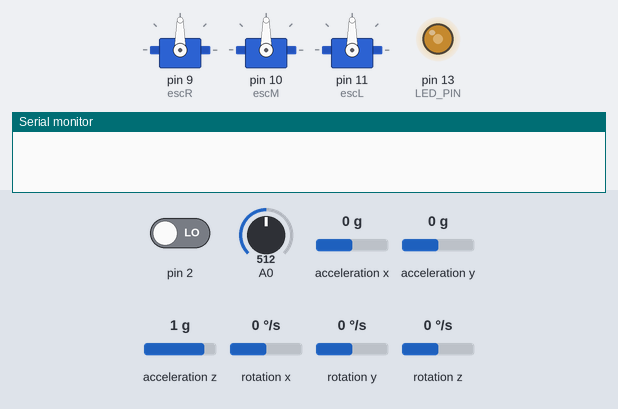
The sketch below on a simulated Arduino Uno, built with avr-gcc and run on an emulated ATmega328P. On the bench: 3 × servo, output pins drawn as LEDs (lit = HIGH), the last lines printed to the serial monitor. Dashed ring = blinking. Inputs (shaded band) come from the test bench; at power-on: acceleration z 1 g, acceleration x 0 g, pin 2 LOW, A0 = 512, acceleration y 0 g, rotation x 0 °/s, rotation y 0 °/s, rotation z 0 °/s. The sensor or clock chip raises its interrupt line as the real part does.

Above: at 2.8 s.
2.9 s: acceleration z set to 0.1 g
4.4 s: acceleration z set to -0.2 g
At 5.9 s:
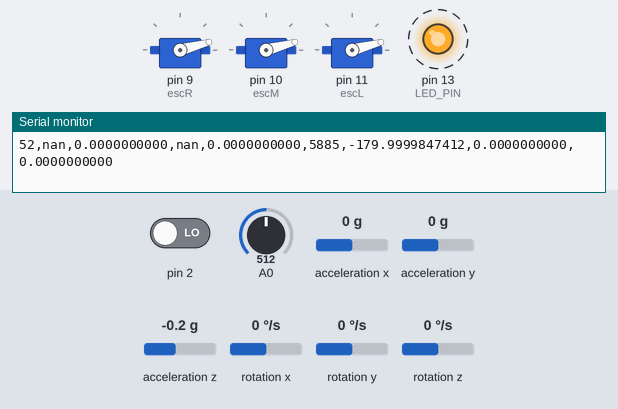
7.4 s: acceleration z set to 0 g
10.4 s: acceleration x set to -1.4 g
At 20.6 s:
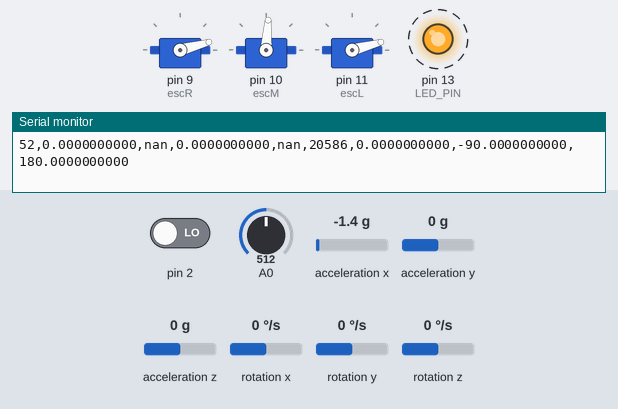
Timing chart, 0 to 21.5 s (numbered marks = the images above; inputs shaded):
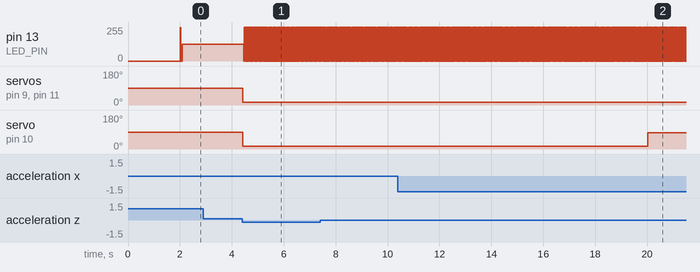

The sketch:

Trikop.ino
```cpp
#include <Servo.h>
#include <Wire.h>
#include <MPU6050_6Axis_MotionApps20.h>
#include <math.h>

Servo escR, escM, escL;
MPU6050 mpu;

#define MAX_SIGNAL 2100
#define MIN_SIGNAL 700

enum Motors { Left, Right, Middle };

#define LED_PIN 13

bool blinkState = false;

// MPU control/status vars
bool dmpReady = false;  // set true if DMP init was successful
uint8_t mpuIntStatus;   // holds actual interrupt status byte from MPU
uint8_t devStatus;      // return status after each device operation (0 = success, !0 = error)
uint16_t packetSize;    // expected DMP packet size (default is 42 bytes)
uint16_t fifoCount;     // count of all bytes currently in FIFO
uint8_t fifoBuffer[64]; // FIFO storage buffer

// orientation/motion vars
Quaternion q;           // [w, x, y, z]         quaternion container
VectorInt16 aa;         // [x, y, z]            accel sensor measurements
VectorInt16 aaReal;     // [x, y, z]            gravity-free accel sensor measurements
VectorInt16 aaWorld;    // [x, y, z]            world-frame accel sensor measurements
VectorFloat gravity;    // [x, y, z]            gravity vector
float euler[3];         // [psi, theta, phi]    Euler angle container
float ypr[3];           // [yaw, pitch, roll]   yaw/pitch/roll container and gravity vector

volatile bool mpuInterrupt = false;     // indicates whether MPU interrupt pin has gone high
void dmpDataReady() {
    mpuInterrupt = true;
}

double outPitch, outYaw, outRoll, lastPitch, lastRoll;
double calb_Pitch, calb_Yaw, calb_Roll;

double software_limit = 1;

double calcRollDrift = 0;
double calcPitchDrift = 0;

double coef = 2; //main
double coefRoll = 1.5;

int map_min = coef;
int map_max = 100 + coef;

int throttle, throttleL, throttleM, throttleR;

unsigned long time;
bool isReady = false;


void blinkLed()
{
    blinkState = !blinkState;
    digitalWrite(LED_PIN, blinkState);
}
void setup()
{
    Wire.begin();
    Serial.begin(115200);
    TWBR = 24;
    mpu.initialize();
    mpu.testConnection();
    delay(500);
    devStatus = mpu.dmpInitialize();

    mpu.setXGyroOffset(220);
    mpu.setYGyroOffset(76);
    mpu.setZGyroOffset(-85);
    mpu.setZAccelOffset(1788);


    if (devStatus == 0) {
          // turn on the DMP, now that it's ready
          mpu.setDMPEnabled(true);

          // enable Arduino interrupt detection
          attachInterrupt(0, dmpDataReady, RISING);
          mpuIntStatus = mpu.getIntStatus();

          dmpReady = true;

          // get expected DMP packet size for later comparison
          packetSize = mpu.dmpGetFIFOPacketSize();
      } else {
          // ERROR!
          // 1 = initial memory load failed
          // 2 = DMP configuration updates failed
          // (if it's going to break, usually the code will be 1)
          Serial.print(F("DMP Initialization failed (code "));
          Serial.print(devStatus);
          Serial.println(F(")"));
      }


    escR.attach(9);
    escM.attach(10);
    escL.attach(11);

    pinMode(LED_PIN, OUTPUT);
    delay(1000);

    while(calb_Roll == 0  && dmpReady)
      getIMUData(true);
}

void setMotorSpeed(Motors index, int i_speed)
{
    i_speed = map(i_speed, 0, 100, MIN_SIGNAL, (MAX_SIGNAL * software_limit));

    if(i_speed < MIN_SIGNAL) i_speed = MIN_SIGNAL;
    if(i_speed > MAX_SIGNAL) i_speed = MAX_SIGNAL;

    if(index == Right)
      escR.writeMicroseconds(i_speed);
    else if(index == Middle)
      escM.writeMicroseconds(i_speed);
    else if(index == Left)
      escL.writeMicroseconds(i_speed);
    else //security
    {
      escR.writeMicroseconds(MIN_SIGNAL);
      escM.writeMicroseconds(MIN_SIGNAL);
      escL.writeMicroseconds(MIN_SIGNAL);
    }
}

void getIMUData(bool init)
{
    lastRoll = outRoll;
    lastPitch = outPitch;

     while (!mpuInterrupt && fifoCount < packetSize) {
        // other program behavior stuff here

    }
    // reset interrupt flag and get INT_STATUS byte
    mpuInterrupt = false;
    mpuIntStatus = mpu.getIntStatus();

    // get current FIFO count
    fifoCount = mpu.getFIFOCount();

     // check for overflow (this should never happen unless our code is too inefficient)
    if ((mpuIntStatus & 0x10) || fifoCount == 1024) {
        // reset so we can continue cleanly
        mpu.resetFIFO();
        Serial.println(F("FIFO overflow!"));

    // otherwise, check for DMP data ready interrupt (this should happen frequently)
    } else if (mpuIntStatus & 0x02) {
        // wait for correct available data length, should be a VERY short wait
        while (fifoCount < packetSize) fifoCount = mpu.getFIFOCount();

        // read a packet from FIFO
        mpu.getFIFOBytes(fifoBuffer, packetSize);

        // track FIFO count here in case there is > 1 packet available
        // (this lets us immediately read more without waiting for an interrupt)
        fifoCount -= packetSize;

        // display Euler angles in degrees
        mpu.dmpGetQuaternion(&q, fifoBuffer);
        mpu.dmpGetGravity(&gravity, &q);
        mpu.dmpGetYawPitchRoll(ypr, &q, &gravity);

        outYaw = ypr[0] * 180/M_PI;
        outPitch = ypr[1] * 180/M_PI;
        outRoll = ypr[2] * 180/M_PI;

        if(init)
        {
          calb_Pitch = outPitch;
          calb_Roll = outRoll;
          calb_Yaw = outYaw;
        }
        blinkLed();
    }
}

void loop()
{
    if (!dmpReady)
    {
       Serial.println(analogRead(0));
       delay(1000);
       blinkLed();
       return;
    }

    time = millis();

    if(time > 20000 && isReady != true)
    {
      isReady = true;
      getIMUData(true);
    }
    else
      getIMUData(false);

    throttle = analogRead(0);
    throttle = map(throttle, 0, 1023, map_min, map_max);

    calcRollDrift = 1 - outRoll/calb_Roll;
    calcPitchDrift = 1 - outPitch/calb_Pitch;

    //Serial.println(throttle - fabs(calcPitchThrottle) * coef);
    Serial.print(throttle, DEC);
    Serial.print(",");
    Serial.print(calcPitchDrift, DEC);
    Serial.print(",");
    Serial.print(calcRollDrift, DEC);
    Serial.print(",");
    Serial.print(calcPitchDrift * coef, DEC);
    Serial.print(",");
    Serial.print(calcRollDrift * coef * coefRoll, DEC);
    Serial.print(",");
    Serial.print(time, DEC);
    Serial.print(",");
    Serial.print(outRoll,DEC);
    Serial.print(",");
    Serial.print(outPitch, DEC);
    Serial.print(",");
    Serial.print(outYaw, DEC);
    Serial.println();

    throttleL = throttle;
    throttleR = throttle;

    throttleL = throttle - (calcRollDrift  * coef * coefRoll);

    throttleR = throttle + (calcRollDrift  * coef * coefRoll);

    throttleM = throttle + (calcPitchDrift * coef);

    if(isReady)
    {
      setMotorSpeed(Left, throttleL);
      setMotorSpeed(Right, throttleR);
      setMotorSpeed(Middle, throttleM);
    } else
    {
      setMotorSpeed(Left, 0);
      setMotorSpeed(Right, 0);
      setMotorSpeed(Middle, 0);
    }

}

//copyright moncef ben slimane
```

Measured:
- the behaviour switches between 0 and -0.1 g on acceleration z (found by bisection; images 0 and 1)
- after the input at 2.9 s, every drawn part: stays the same
- after the input at 4.4 s, pin 13 (LED_PIN): alternates 255/255 for 0.02 s and 0/255 for 0.02 s, starting after 0.05 s; servo on pin 9 (escR), servo on pin 10 (escM), servo on pin 11 (escL): 90° → 15° at once
- after the input at 10.4 s, servo on pin 10 (escM): 15° → 86° after 9.6 s
